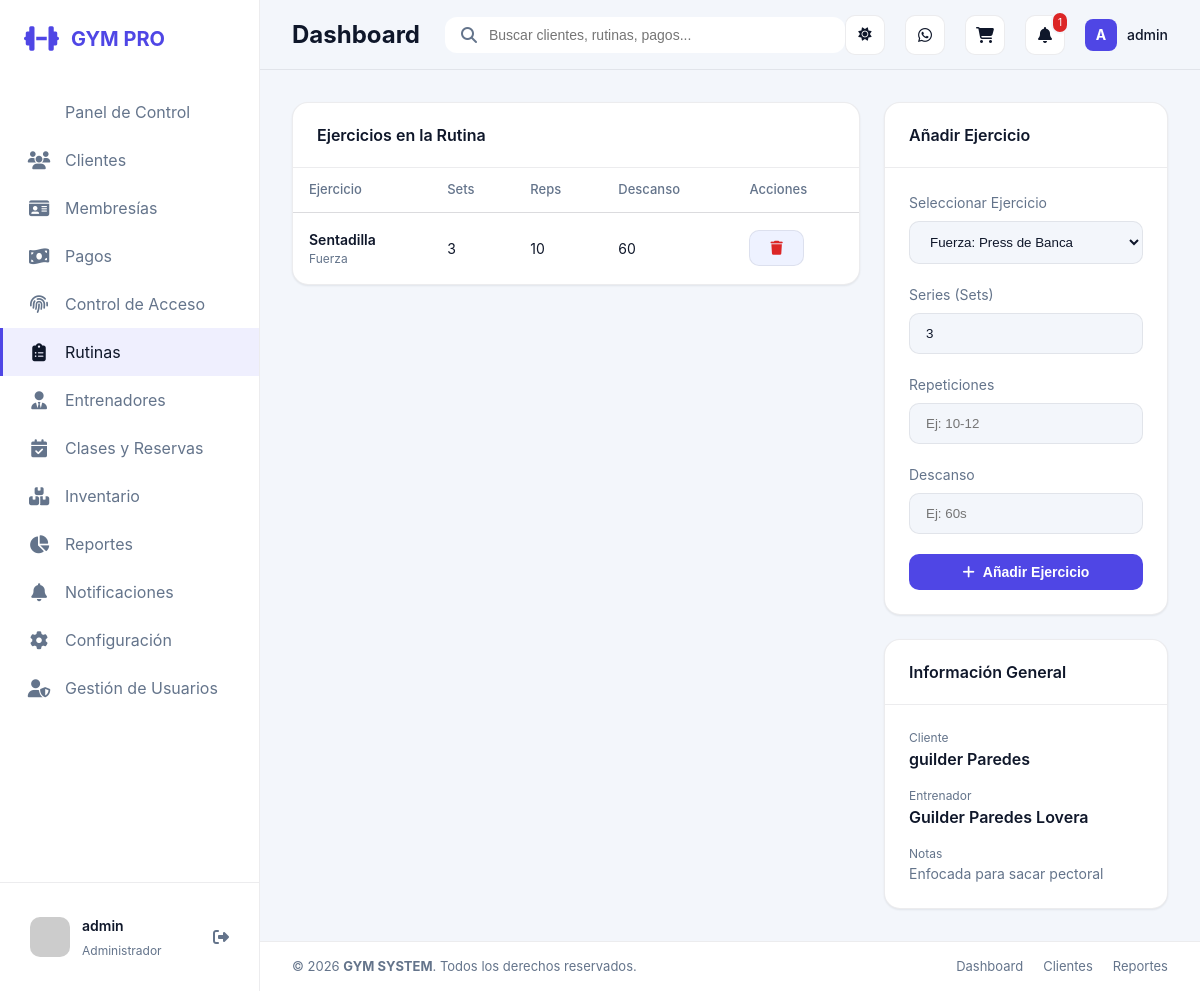
Screenshot of /rutinas/detalle/1/ (signed in) with the database file from the repository.
### apps/core/models.py (models this page shows, shortened)
class UserProfile(models.Model):
    ROLE_ADMIN = 'ADMIN'
    ROLE_RECEPTION = 'RECEPCIONISTA'
    ROLE_TRAINER = 'ENTRENADOR'
    ROLE_CLIENT = 'CLIENTE'
    ROLE_CHOICES = [
        (ROLE_ADMIN, 'Administrador'),
        (ROLE_RECEPTION, 'Recepcionista'),
        (ROLE_TRAINER, 'Entrenador'),
        (ROLE_CLIENT, 'Cliente'),
    ]
    user = models.OneToOneField(settings.AUTH_USER_MODEL, on_delete=models.CASCADE, related_name='profile')
    role = models.CharField(max_length=20, choices=ROLE_CHOICES, default=ROLE_RECEPTION)
    client = models.OneToOneField(Client, on_delete=models.SET_NULL, null=True, blank=True, related_name='auth_profile')
    trainer = models.OneToOneField(Trainer, on_delete=models.SET_NULL, null=True, blank=True, related_name='auth_profile')
    @property
    def role_label(self):
        return self.get_role_display()

### apps/routines/models.py (models this page shows, shortened)
class RoutineExercise(models.Model):
    routine = models.ForeignKey(Routine, on_delete=models.CASCADE, related_name='routine_exercises')
    exercise = models.ForeignKey(Exercise, on_delete=models.PROTECT)
    sets = models.PositiveIntegerField(default=3)
    reps = models.CharField(max_length=50, blank=True)
    rest_time = models.CharField(max_length=50, blank=True, help_text="e.g. 60s")
    notes = models.CharField(max_length=255, blank=True)

class Exercise(models.Model):
    name = models.CharField(max_length=140)
    category = models.ForeignKey(ExerciseCategory, on_delete=models.CASCADE, related_name='exercises')
    description = models.TextField(blank=True)
    image = models.ImageField(upload_to='exercises/', blank=True, null=True)

class ExerciseCategory(models.Model):
    name = models.CharField(max_length=100, unique=True)
    description = models.TextField(blank=True)

class Routine(models.Model):
    name = models.CharField(max_length=140)
    client = models.ForeignKey(Client, on_delete=models.CASCADE, related_name='routines')
    trainer = models.ForeignKey(Trainer, on_delete=models.SET_NULL, null=True, blank=True, related_name='assigned_routines')
    notes = models.TextField(blank=True)
    created_at = models.DateTimeField(auto_now_add=True)
    active = models.BooleanField(default=True)

### apps/clients/models.py (models this page shows, shortened)
class Client(models.Model):
    first_name = models.CharField(max_length=120)
    last_name = models.CharField(max_length=120)
    ci = models.CharField(max_length=40, unique=True)
    phone = models.CharField(max_length=40)
    email = models.EmailField(blank=True)
    profile_photo = models.ImageField(upload_to='clientes/', blank=True, null=True)
    join_date = models.DateField(default=timezone.now)
    is_active = models.BooleanField(default=True)
    height_cm = models.DecimalField(max_digits=5, decimal_places=2, blank=True, null=True)
    weight_kg = models.DecimalField(max_digits=5, decimal_places=2, blank=True, null=True)
    trainer = models.ForeignKey(Trainer, on_delete=models.SET_NULL, blank=True, null=True, related_name='clients')
    notes = models.TextField(blank=True)
    @property
    def full_name(self):
        return f'{self.first_name} {self.last_name}'

### apps/trainers/models.py (models this page shows, shortened)
class Trainer(models.Model):
    full_name = models.CharField(max_length=140)
    specialty = models.CharField(max_length=120, blank=True)
    phone = models.CharField(max_length=40, blank=True)
    email = models.EmailField(blank=True)
    profile_photo = models.ImageField(upload_to='trainers/', blank=True, null=True)
    active = models.BooleanField(default=True)
    bio = models.TextField(blank=True)

### apps/routines/views.py (the view, shortened to what this page needs)
# urls.py: path('detalle/<int:routine_id>/', views.routine_detail, name='routine_detail'),
@role_required(UserProfile.ROLE_ADMIN, UserProfile.ROLE_TRAINER)
def routine_detail(request, routine_id):
    routine_queryset = Routine.objects.all()
    if get_user_role(request.user) == UserProfile.ROLE_TRAINER:
        trainer = get_linked_trainer(request.user)
        routine_queryset = routine_queryset.filter(
            models.Q(trainer=trainer) | models.Q(client__trainer=trainer)
        ).distinct()
    routine = get_object_or_404(routine_queryset, id=routine_id)
    routine_exercises = routine.routine_exercises.select_related('exercise', 'exercise__category').all()
    exercises = Exercise.objects.all().order_by('category__name', 'name')
    context = {
        'routine': routine,
        'routine_exercises': routine_exercises,
        'exercises': exercises,
    }
    return render(request, 'routines/routine_detail.html', context)

### templates/routines/routine_detail.html (shortened to what this page needs)
{% extends 'base.html' %}
{% block content %}
<div class="dashboard-grid">
    <div class="grid-left">
        <div class="card" style="margin-bottom: 24px;">
            <div class="card-header">
                <h3 class="card-title">Ejercicios en la Rutina</h3>
            </div>
            <div class="card-body" style="padding: 0;">
                <div class="table-container">
                    <table>
                        <thead>
                            <tr>
                                <th>Ejercicio</th>
                                <th>Sets</th>
                                <th>Reps</th>
                                <th>Descanso</th>
                                <th>Acciones</th>
                            </tr>
                        </thead>
                        <tbody>
                            {% for item in routine_exercises %}
                            <tr>
                                <td>
                                    <div style="font-weight: 600;">{{ item.exercise.name }}</div>
                                    <div style="font-size: 12px; color: var(--text-muted);">{{ item.exercise.category.name }}</div>
                                </td>
                                <td>{{ item.sets }}</td>
                                <td>{{ item.reps }}</td>
                                <td>{{ item.rest_time }}</td>
                                <td>
                                    <button class="btn btn-secondary btn-sm" style="color: var(--color-danger);"><i class="fas fa-trash"></i></button>
                                </td>
                            </tr>
                            {% empty %}
                            <tr>
                                <td colspan="5" style="text-align: center; padding: 48px; color: var(--text-muted);">No hay ejercicios añadidos.</td>
                            </tr>
                            {% endfor %}
                        </tbody>
                    </table>
                </div>
            </div>
        </div>
    </div>
    <div class="grid-right">
        <div class="card" style="margin-bottom: 24px;">
            <div class="card-header">
                <h3 class="card-title">Añadir Ejercicio</h3>
            </div>
            <div class="card-body">
                <form action="" method="POST">
                    <div class="form-group">
                        <label>Seleccionar Ejercicio</label>
                        <select name="exercise_id" class="form-control" required>
                            {% for ex in exercises %}
                            <option value="{{ ex.id }}">{{ ex.category.name }}: {{ ex.name }}</option>
                            {% endfor %}
                        </select>
                    </div>
                    <div class="form-group">
                        <label>Series (Sets)</label>
                        <input type="number" name="sets" class="form-control" value="3" min="1" required>
                    </div>
                    <div class="form-group">
                        <label>Repeticiones</label>
                        <input type="text" name="reps" class="form-control" placeholder="Ej: 10-12">
                    </div>
                    <div class="form-group">
                        <label>Descanso</label>
                        <input type="text" name="rest_time" class="form-control" placeholder="Ej: 60s">
                    </div>
                    <button type="submit" class="btn btn-primary" style="width: 100%; justify-content: center;">
                        <i class="fas fa-plus"></i> Añadir Ejercicio
                    </button>
                </form>
            </div>
        </div>
        <div class="card">
            <div class="card-header">
                <h3 class="card-title">Información General</h3>
            </div>
            <div class="card-body">
                <div style="margin-bottom: 16px;">
                    <span style="display: block; font-size: 12px; color: var(--text-muted);">Cliente</span>
                    <span style="font-weight: 600;">{{ routine.client.full_name }}</span>
                </div>
                <div style="margin-bottom: 16px;">
                    <span style="display: block; font-size: 12px; color: var(--text-muted);">Entrenador</span>
                    <span style="font-weight: 600;">{{ routine.trainer.full_name|default:"No asignado" }}</span>
                </div>
                <div>
                    <span style="display: block; font-size: 12px; color: var(--text-muted);">Notas</span>
                    <p style="font-size: 14px; color: var(--text-muted);">{{ routine.notes|default:"Sin notas" }}</p>
                </div>
            </div>
        </div>
    </div>
</div>
{% endblock %}

### templates/components/sidebar.html (shortened to what this page needs)
<aside class="sidebar">
    <div class="sidebar-header">
        <a href="{% url 'dashboard' %}" class="logo">
            <i class="fas fa-dumbbell"></i>
            <span>GYM PRO</span>
        </a>
    </div>
    <nav class="sidebar-nav">
        <a href="{% url 'dashboard' %}" class="nav-item {% if request.resolver_match.url_name == 'dashboard' %}active{% endif %}">
            <span>Panel de Control</span>
        </a>
        {% if request.user.profile.role == 'ADMIN' or request.user.profile.role == 'RECEPCIONISTA' %}
        <a href="{% url 'client_list' %}" class="nav-item {% if 'client' in request.resolver_match.url_name %}active{% endif %}">
            <i class="fas fa-users"></i>
            <span>Clientes</span>
        </a>
        {% endif %}
        {% if request.user.profile.role == 'ADMIN' or request.user.profile.role == 'RECEPCIONISTA' %}
        <a href="{% url 'plan_list' %}" class="nav-item {% if 'plan' in request.resolver_match.url_name %}active{% endif %}">
            <i class="fas fa-id-card"></i>
            <span>Membresías</span>
        </a>
        {% endif %}
        {% if request.user.profile.role == 'ADMIN' or request.user.profile.role == 'RECEPCIONISTA' %}
        <a href="{% url 'payment_list' %}" class="nav-item {% if 'payment' in request.resolver_match.url_name %}active{% endif %}">
            <i class="fas fa-money-bill-wave"></i>
            <span>Pagos</span>
        </a>
        {% endif %}
        {% if request.user.profile.role == 'ADMIN' or request.user.profile.role == 'RECEPCIONISTA' %}
        <a href="{% url 'access_panel' %}" class="nav-item {% if 'access' in request.resolver_match.url_name %}active{% endif %}">
            <i class="fas fa-fingerprint"></i>
            <span>Control de Acceso</span>
        </a>
        {% endif %}
        {% if request.user.profile.role == 'ADMIN' or request.user.profile.role == 'ENTRENADOR' %}
        <a href="{% url 'routine_list' %}" class="nav-item {% if 'routine' in request.resolver_match.url_name %}active{% endif %}">
            <i class="fas fa-clipboard-list"></i>
            <span>Rutinas</span>
        </a>
        {% endif %}
        {% if request.user.profile.role == 'ADMIN' %}
        <a href="{% url 'trainers:list' %}" class="nav-item {% if 'trainers' in request.resolver_match.app_name %}active{% endif %}">
            <i class="fas fa-user-tie"></i>
            <span>Entrenadores</span>
        </a>
        {% endif %}
        {% if request.user.profile.role != 'CLIENTE' %}
        <a href="{% url 'reservation_list' %}" class="nav-item {% if 'reservation' in request.resolver_match.url_name %}active{% endif %}">
            <i class="fas fa-calendar-check"></i>
            <span>Clases y Reservas</span>
        </a>
        {% endif %}
        {% if request.user.profile.role == 'ADMIN' or request.user.profile.role == 'RECEPCIONISTA' %}
        <a href="{% url 'product_list' %}" class="nav-item {% if 'product' in request.resolver_match.url_name %}active{% endif %}">
            <i class="fas fa-boxes-stacked"></i>
            <span>Inventario</span>
        </a>
        {% endif %}
        {% if request.user.profile.role == 'ADMIN' %}
        <a href="{% url 'reports_dashboard' %}" class="nav-item {% if 'reports' in request.resolver_match.url_name %}active{% endif %}">
            <i class="fas fa-chart-pie"></i>
            <span>Reportes</span>
        </a>
        {% endif %}
        {% if request.user.profile.role != 'CLIENTE' %}
        <a href="{% url 'notification_list' %}" class="nav-item {% if 'notification' in request.resolver_match.url_name %}active{% endif %}">
            <i class="fas fa-bell"></i>
            <span>Notificaciones</span>
        </a>
        {% endif %}
        {% if request.user.profile.role == 'ADMIN' %}
        <a href="{% url 'system_settings' %}" class="nav-item {% if 'system_settings' in request.resolver_match.url_name %}active{% endif %}">
            <i class="fas fa-gear"></i>
            <span>Configuración</span>
        </a>
        <a href="{% url 'user_list' %}" class="nav-item {% if 'user' in request.resolver_match.url_name %}active{% endif %}">
            <i class="fas fa-user-shield"></i>
            <span>Gestión de Usuarios</span>
        </a>
        {% endif %}
    </nav>
    <div class="sidebar-footer">
        <div class="user-profile">
            <img src="https://ui-avatars.com/api/?name={{ request.user.get_full_name|default:request.user.username }}&background=6366f1&color=fff" alt="User" class="user-avatar">
            <div class="user-info">
                <span class="user-name">{{ request.user.get_full_name|default:request.user.username }}</span>
                <span class="user-role">{{ request.user.profile.role_label }}</span>
            </div>
            <a href="{% url 'logout' %}" title="Cerrar Sesión" style="color: var(--text-muted);"><i class="fas fa-sign-out-alt"></i></a>
        </div>
    </div>
</aside>

### templates/components/navbar.html (shortened to what this page needs)
<nav class="navbar">
    <div class="navbar-left">
        <h2 class="page-title">
            {% block page_title %}Dashboard{% endblock %}
        </h2>
    </div>
    <div class="navbar-center">
        <div class="search-bar">
            <i class="fas fa-search"></i>
            <input type="text" placeholder="Buscar clientes, rutinas, pagos...">
        </div>
    </div>
    <div class="navbar-right">
        <div class="navbar-actions">
            <button type="button" class="nav-btn theme-toggle" id="themeToggle" title="Cambiar tema" aria-label="Cambiar tema">
                <i class="fas fa-sun theme-icon theme-icon-light"></i>
            </button>
            <a href="#" class="nav-btn" title="Mensajes">
                <i class="fab fa-whatsapp"></i>
            </a>
            <a href="{% url 'cart_detail' %}" class="nav-btn" title="Carrito de Ventas">
                <i class="fas fa-shopping-cart"></i>
            </a>
            <a href="{% url 'notification_list' %}" class="nav-btn" title="Notificaciones">
                <i class="fas fa-bell"></i>
                {% if notifications_count > 0 %}
                <span class="badge">{{ notifications_count }}</span>
                {% endif %}
            </a>
            <div class="user-menu">
                <div class="user-avatar-mini">
                    {{ request.user.username|slice:":1"|upper }}
                </div>
                <span class="user-name-mini">{{ request.user.username }}</span>
            </div>
        </div>
    </div>
</nav>

### rows the page displays
RoutineExercise: exercise.name "Sentadilla", exercise.category.name "Fuerza", sets "3", reps "10", rest_time "60"
Routine: client.full_name "guilder Paredes", trainer.full_name "Guilder Paredes Lovera", notes "Enfocada para sacar pectoral"

### other values shown
{{ request.user.get_full_name|default:request.user.username }} "admin"
{{ request.user.profile.role_label }} "Administrador"
{{ notifications_count }} "1"
{{ request.user.username|slice:":1"|upper }} "A"
{{ request.user.username }} "admin"
form field exercise_id "Fuerza: Press de Banca"
